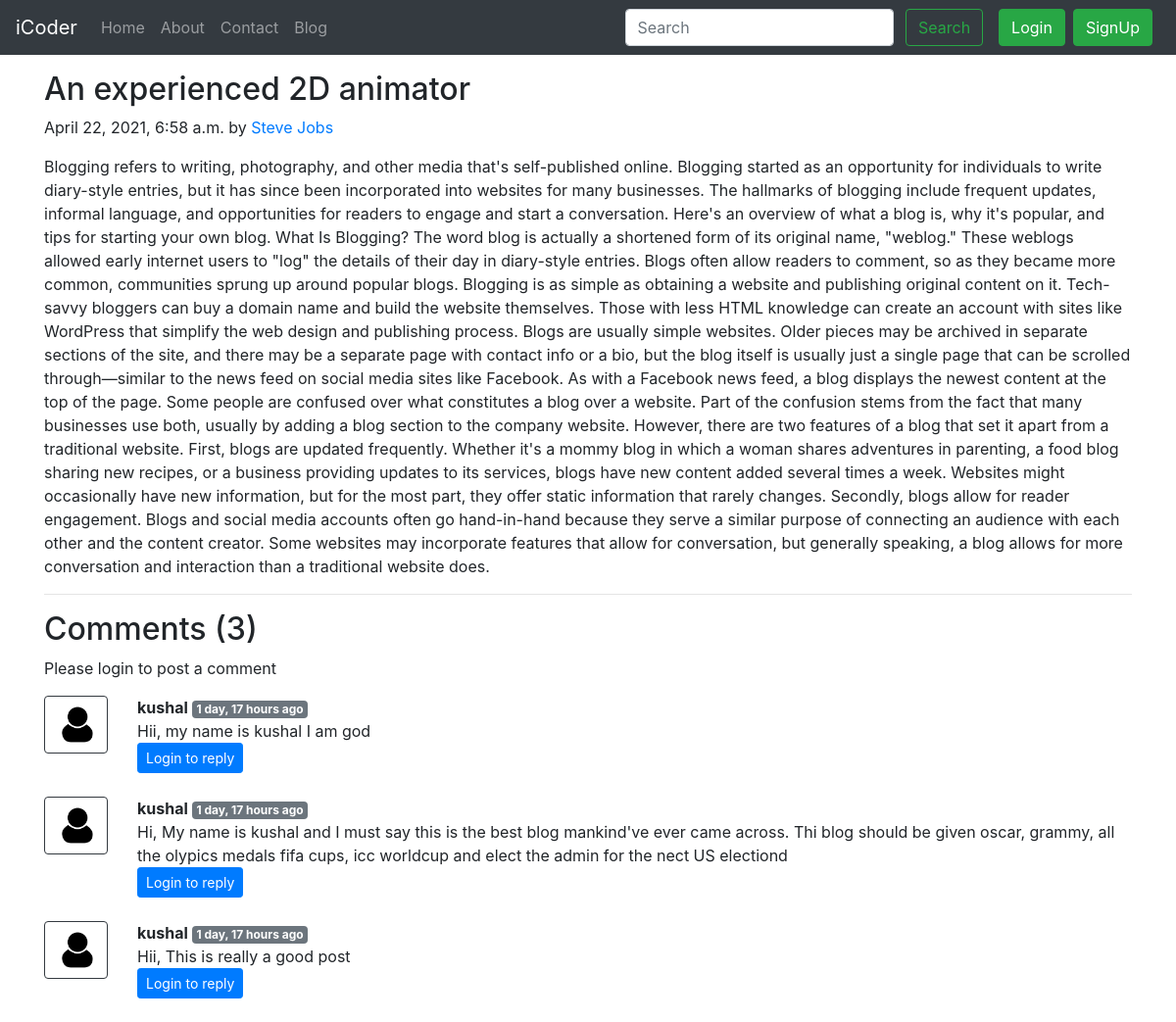
The page /blog/second-post on the database its author committed.
### blog/models.py (models this page shows, shortened)
class Post(models.Model):
    sno=models.AutoField(primary_key=True)
    title=models.CharField(max_length=255)
    author=models.CharField(max_length=14)
    slug=models.CharField(max_length=130)
    timeStamp=models.DateTimeField(blank=True)
    content=models.TextField()

class BlogComment(models.Model):
    sno= models.AutoField(primary_key=True)
    comment=models.TextField()
    user=models.ForeignKey(User, on_delete=models.CASCADE)
    post=models.ForeignKey(Post, on_delete=models.CASCADE)
    parent=models.ForeignKey('self',on_delete=models.CASCADE, null=True )
    timestamp= models.DateTimeField(default=now)

### blog/views.py (the view)
# urls.py: path('<str:slug>', views.blogPost, name="blogPost"),
def blogPost(request, slug):
    post=Post.objects.filter(slug=slug).first()
    comments= BlogComment.objects.filter(post=post, parent=None)
    replies= BlogComment.objects.filter(post=post).exclude(parent=None)
    replyDict={}
    for reply in replies:
        if reply.parent.sno not in replyDict.keys():
            replyDict[reply.parent.sno]=[reply]
        else:
            replyDict[reply.parent.sno].append(reply)
    context={'post':post, 'comments': comments, 'user': request.user, 'replyDict': replyDict}
    return render(request, "blog/blogPost.html", context)

### blog/templatetags/extras.py (called while the page is built)
@register.filter(name='get_val')
def get_val(dict, key):
    return dict.get(key)

### templates/blog/blogPost.html (shortened to what this page needs)
{% extends 'base.html' %}
{% block body %}
{% load humanize %}
{% load extras %}
<div class="container my-3">
    <h2 class="blog-post-title">{{post.title}}</h2>
    <p class="blog-post-meta">{{post.timeStamp}} by <a href="/about">{{post.author}}</a></p>
    <p>{{post.content}}</p>
    <hr>
</div>
<div class="container">
    <h2> Comments ({{comments.count}}) </h2>
    <div class="my-2">
        {% if user.is_authenticated %}
        <form action="/blog/postComment" method="post">
            {% csrf_token %}
            <div class="form-group">
                <label for="exampleInputEmail1">Post Comment </label>
                <input type="text" class="form-control" name="comment" placeholder="Enter comment here">
            </div>
            <input type="hidden" name="postSno" value="{{post.sno}}">
            <input type="hidden" name="parentSno" value="">
            <button type="submit" class="btn btn-primary">Submit</button>
        </form>
        {% else %}
        Please login to post a comment
        {% endif %}
    </div>
    {% for comment in comments %}
    <div class="row my-3">
        <div class="col-md-1  ">
            <img class="rounded mx-auto d-block w-100 border border-dark p-2" src="/static/img/user.png" alt="user">
        </div>
        <div class="col-md-11 ">
            <b> {{comment.user.username}} </b> <span class="badge badge-secondary ">{{comment.timestamp| naturaltime}}</span>
            <div>{{comment.comment}}</div>
            <div class="reply mx-0">
                {% if user.is_authenticated %}
                <button class="btn btn-sm btn-primary" type="button" data-toggle="collapse" data-target="#replyBox{{comment.sno}}" aria-expanded="false" aria-controls="replyBox{{comment.sno}}">
                    Reply
                </button>
                <div class="collapse" id="replyBox{{comment.sno}}">
                    <div class="card card-body my-2">
                        <form action="/blog/postComment" method="post">
                            {% csrf_token %}
                            <div class="form-group">
                                <label for="comment">Post a reply </label>
                                <input type="text" class="form-control" name="comment" placeholder="Enter comment here">
                                <input type="hidden" name="parentSno" value="{{comment.sno}}">
                            </div>
                            <input type="hidden" name="postSno" value="{{post.sno}}">
                            <button type="submit" class="btn btn-primary">Submit</button>
                        </form>
                    </div>
                </div>
                {% else %}
                <button class="btn btn-sm btn-primary" type="button" data-toggle="collapse" data-target="#replyBox{{comment.sno}}" aria-expanded="false" aria-controls="replyBox{{comment.sno}}">
                    Login to reply
                </button>
                {% endif %}
            </div>
        </div>
    </div>
    {% endfor %}
</div>
{% endblock %}

### rows shown on the page
Post: title "An experienced 2D animator", timeStamp "April 22, 2021, 6:58 a.m.", author "Steve Jobs", content "Blogging refers to writing, photography, and other media that's self-published online. Blogging started as an opportunity for individuals to write diary-style entries, but it has since been incorporated into websites for many businesses. The hallmarks of blogging include frequent updates, informal language, and opportunities for readers to engage and start a conversation. Here's an overview of what a blog is, why it's popular, and tips for starting your own blog. What Is Blogging? The word blog is actually a shortened form of its original name, \"weblog.\" These weblogs allowed early internet users to \"log\" the details of their day in diary-style entries. Blogs often allow readers to comment,…"
BlogComment: user.username "kushal", timestamp "1 day, 17 hours ago", comment "Hii, my name is kushal I am god"
BlogComment: user.username "kushal", timestamp "1 day, 17 hours ago", comment "Hi, My name is kushal and I must say this is the best blog mankind've ever came across. Thi blog should be given oscar, grammy, all the olypics medals fifa cups, icc worldcup and elect the admin for the nect US electiond"
BlogComment: user.username "kushal", timestamp "1 day, 17 hours ago", comment "Hii, This is really a good post"

### other values the page prints
{{ comments.count }} "3"
